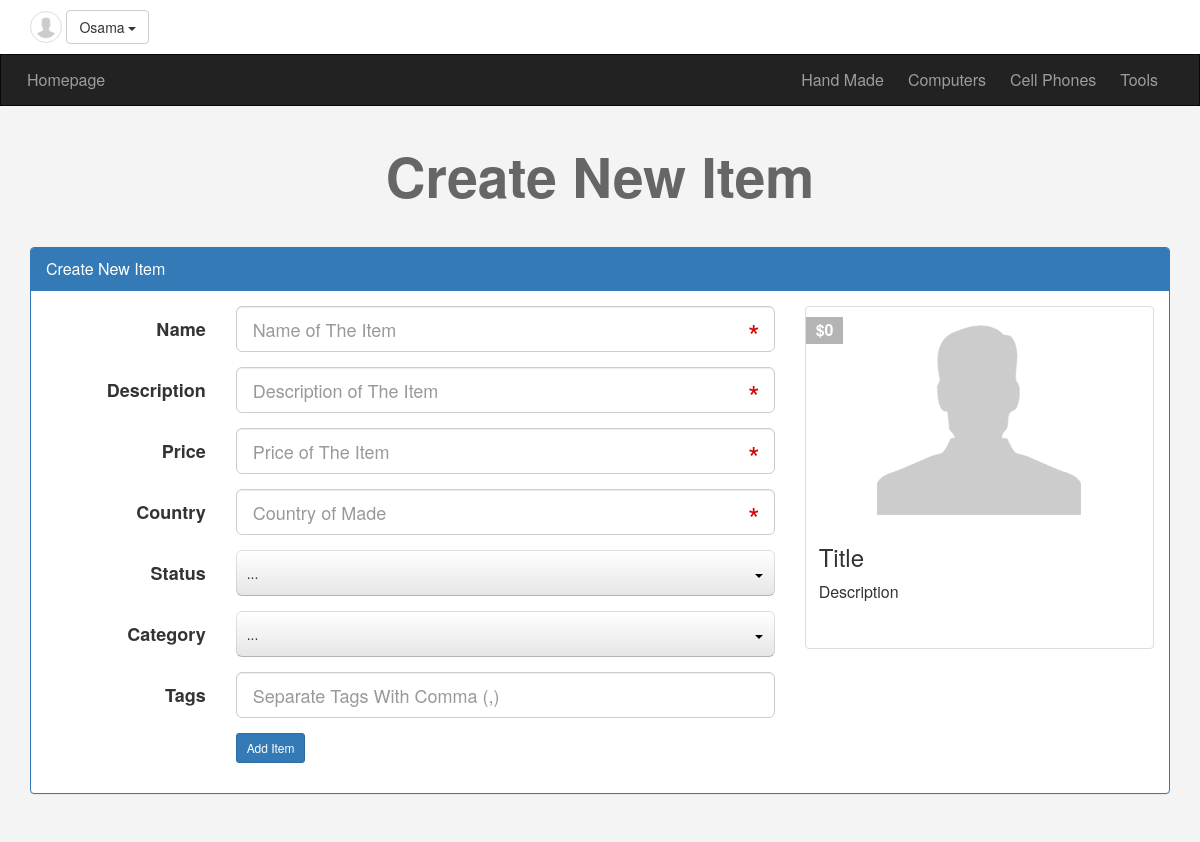
/newad.php (signed in), run on the app's committed database.
### tables this page shows
CREATE TABLE `categories` (
  `ID` int(11) NOT NULL,
  `Name` varchar(255) NOT NULL,
  `Description` text NOT NULL,
  `parent` int(11) NOT NULL,
  `Ordering` int(11) DEFAULT NULL,
  `Visibility` tinyint(4) NOT NULL DEFAULT '0',
  `Allow_Comment` tinyint(4) NOT NULL DEFAULT '0',
  `Allow_Ads` tinyint(4) NOT NULL DEFAULT '0'
);

### init.php (called while the page is built, shortened)
<?php
	include 'admin/connect.php';
	$sessionUser = '';
	if (isset($_SESSION['user'])) {
		$sessionUser = $_SESSION['user'];
	}
	$tpl 	= 'includes/templates/';
	$func	= 'includes/functions/';
	$css 	= 'layout/css/';
	include $func . 'functions.php';
	include $tpl . 'header.php';

### includes/functions/functions.php (called while the page is built, shortened)
<?php
	function getAllFrom($field, $table, $where = NULL, $and = NULL, $orderfield, $ordering = "DESC") {
		global $con;
		$getAll = $con->prepare("SELECT $field FROM $table $where $and ORDER BY $orderfield $ordering");
		$getAll->execute();
		$all = $getAll->fetchAll();
		return $all;
	}

### newad.php (the view, shortened to what this page needs)
<?php
	$pageTitle = 'Create New Item';
	include 'init.php';
	if (isset($_SESSION['user'])) {
?>
<h1 class="text-center"><?php echo $pageTitle ?></h1>
<div class="create-ad block">
	<div class="container">
		<div class="panel panel-primary">
			<div class="panel-heading"><?php echo $pageTitle ?></div>
			<div class="panel-body">
				<div class="row">
					<div class="col-md-8">
						<form class="form-horizontal main-form" action="<?php echo $_SERVER['PHP_SELF'] ?>" method="POST">
							<div class="form-group form-group-lg">
								<label class="col-sm-3 control-label">Name</label>
								<div class="col-sm-10 col-md-9">
									<input
										pattern=".{4,}"
										title="This Field Require At Least 4 Characters"
										type="text"
										name="name"
										class="form-control live"
										placeholder="Name of The Item"
										data-class=".live-title"
										required />
								</div>
							</div>
							<div class="form-group form-group-lg">
								<label class="col-sm-3 control-label">Description</label>
								<div class="col-sm-10 col-md-9">
									<input
										pattern=".{10,}"
										title="This Field Require At Least 10 Characters"
										type="text"
										name="description"
										class="form-control live"
										placeholder="Description of The Item"
										data-class=".live-desc"
										required />
								</div>
							</div>
							<div class="form-group form-group-lg">
								<label class="col-sm-3 control-label">Price</label>
								<div class="col-sm-10 col-md-9">
									<input
										type="text"
										name="price"
										class="form-control live"
										placeholder="Price of The Item"
										data-class=".live-price"
										required />
								</div>
							</div>
							<div class="form-group form-group-lg">
								<label class="col-sm-3 control-label">Country</label>
								<div class="col-sm-10 col-md-9">
									<input
										type="text"
										name="country"
										class="form-control"
										placeholder="Country of Made"
										required />
								</div>
							</div>
							<div class="form-group form-group-lg">
								<label class="col-sm-3 control-label">Status</label>
								<div class="col-sm-10 col-md-9">
									<select name="status" required>
									</select>
								</div>
							</div>
							<div class="form-group form-group-lg">
								<label class="col-sm-3 control-label">Category</label>
								<div class="col-sm-10 col-md-9">
									<select name="category" required>
									</select>
								</div>
							</div>
							<div class="form-group form-group-lg">
								<label class="col-sm-3 control-label">Tags</label>
								<div class="col-sm-10 col-md-9">
									<input
										type="text"
										name="tags"
										class="form-control"
										placeholder="Separate Tags With Comma (,)" />
								</div>
							</div>
							<div class="form-group form-group-lg">
								<div class="col-sm-offset-3 col-sm-9">
									<input type="submit" value="Add Item" class="btn btn-primary btn-sm" />
								</div>
							</div>
						</form>
					</div>
					<div class="col-md-4">
						<div class="thumbnail item-box live-preview">
							<span class="price-tag">
								$<span class="live-price">0</span>
							</span>
							<img class="img-responsive" src="img.png" alt="" />
							<div class="caption">
								<h3 class="live-title">Title</h3>
								<p class="live-desc">Description</p>
							</div>
						</div>
					</div>
				</div>
			</div>
		</div>
	</div>
</div>
<?php
	} else {
		header('Location: login.php');
		exit();
	}
	include $tpl . 'footer.php';
?>

### includes/templates/header.php (shortened to what this page needs)
<!DOCTYPE html>
<html>
	<head>
		<link rel="stylesheet" href="<?php echo $css ?>bootstrap.min.css" />
		<link rel="stylesheet" href="<?php echo $css ?>font-awesome.min.css" />
		<link rel="stylesheet" href="<?php echo $css ?>jquery-ui.css" />
		<link rel="stylesheet" href="<?php echo $css ?>jquery.selectBoxIt.css" />
		<link rel="stylesheet" href="<?php echo $css ?>front.css" />
	</head>
	<body>
	<div class="upper-bar">
		<div class="container">
			<?php
				if (isset($_SESSION['user'])) { ?>
				<img class="my-image img-thumbnail img-circle" src="img.png" alt="" />
				<div class="btn-group my-info">
					<span class="btn btn-default dropdown-toggle" data-toggle="dropdown">
						<?php echo $sessionUser ?>
						<span class="caret"></span>
					</span>
				</div>
				<?php
				} else {
			?>
			<a href="login.php">
				<span class="pull-right">Login/Signup</span>
			</a>
			<?php } ?>
		</div>
	</div>
	<nav class="navbar navbar-inverse">
	  <div class="container">
	    <div class="navbar-header">
	      <a class="navbar-brand" href="index.php">Homepage</a>
	    </div>
	    <div class="collapse navbar-collapse" id="app-nav">
	      <ul class="nav navbar-nav navbar-right">
	      <?php
	      	$allCats = getAllFrom("*", "categories", "where parent = 0", "", "ID", "ASC");
			foreach ($allCats as $cat) {
				echo
				'<li>
					<a href="categories.php?pageid=' . $cat['ID'] . '">
						' . $cat['Name'] . '
					</a>
				</li>';
			}
	      ?>
	      </ul>
	    </div>
	  </div>
	</nav>

### layout/css/front.css (style rules this page uses)
body { background-color: #F4F4F4; font-size: 16px; height: 3000px; }
h1 { font-size: 55px; margin: 40px 0; font-weight: bold; color: #666; }
.navbar { border-radius: 0; margin-bottom: 0; }
.nav > li > a, .navbar-brand { padding: 15px 12px; }
.navbar-brand { font-size: 1em; }
.form-control { position: relative; }
.upper-bar { padding: 10px; background-color: #FFF }
.my-image { width: 32px; height: 32px; }
.item-box { position: relative; }
.item-box .price-tag { background-color: #B4B4B4; padding: 2px 10px; position: absolute; left: 0; top: 10px; font-weight: bold; color: #FFF; }
.item-box .caption p { height: 44px; max-height: 44px; }

### data on the page
categories: Name "Hand Made"
categories: Name "Computers"
categories: Name "Cell Phones"
categories: Name "Tools"

### other printed values
$sessionUser "Osama"
$pageTitle "Create New Item"
